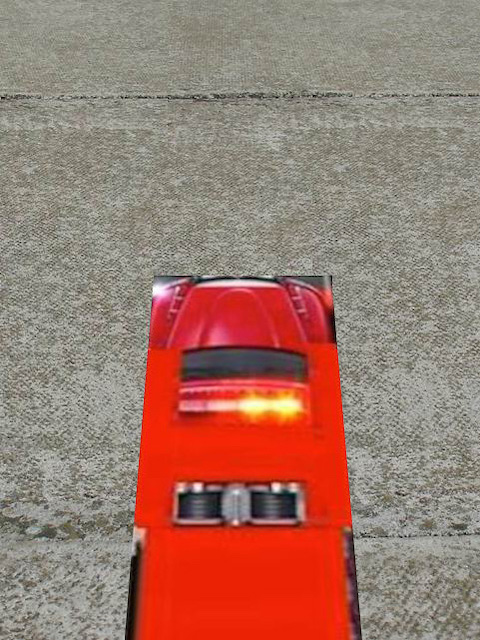
%> input picture fire01.jpg, 480 x 640 px
$ octave main.m   (GNU Octave 9; MATLAB toolbox functions it lacks are replaced by stand-ins)
%> lines starting %> are read from the running program, lines starting %| are printed output that depends on the picture; in (x1, y1, x2, y2) boxes, pixels count from 0 and x2, y2 are one past the last pixel; in counts of white or black regions, pixels touching at a corner belong together; the program's own positions count from 1
%> further down, img1 is the input picture: size 640x480x3 uint8; mean R, G, B 158.4, 120.3, 108.3
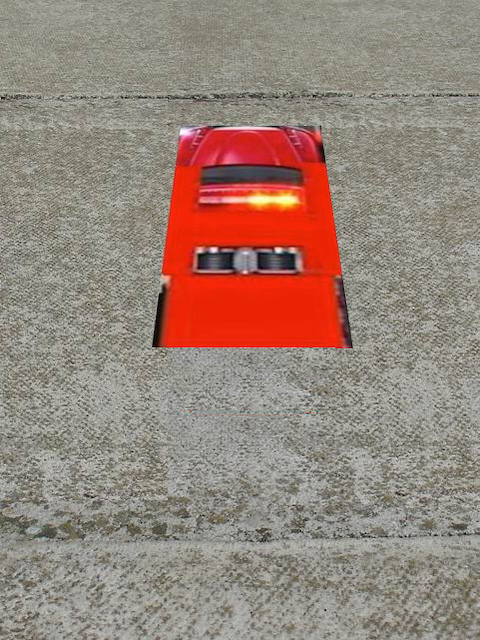
%> input picture fire02.jpg, 480 x 640 px
%> further down, img2 is the input picture: size 640x480x3 uint8; mean R, G, B 151.9, 132.1, 121.6
### my_application.m
function my_application(img1, img2)
    %
    % my_application function - Takes in 2 vehicle images and displays
    % original image & binary image with bounding box with statistics
    %
    % Inputs:
    %   img1 - First vehicle image
    %   img2 - Second vehicle image
    %
    % Outputs:
    %   Displays text and images to console in neat format

    viewAnglePerPixel = 0.042; % in degrees
    cameraHeight = 7; % in meters
    cameraOpticalAxis = 30; % in degrees
    originPoint = {240, 320}; % resolution is 480X640 pixels
    images = {img1, img2}; % The 2 images that are inputted
%> images = 2 items

    % Empty arrays
    distances = zeros(1, 2);
    widths = zeros(1, 2);
    lengths = zeros(1, 2);

    for i = 1:2
%> this loop made 2 passes; what is shown inside it comes from the first
        % Gets different and combined colour masks of the image
        [rgbMask, redMask, greenMask, blueMask] = colourMasks(images{i});

        % Draws original image
        subplot(2, length(images), i);
        imshow(images{i});
        title('Original');

        % Draws the binary image
        subplot(2, length(images), length(images) + i);
        imshow(rgbMask);
        title('Binary Image');

        % Get the position largest bounding box (the vehicle)
        stats = regionprops(rgbMask, 'BoundingBox', 'Area');
        [~, index] = max([stats.Area]);
        vehicleBoundingBox = stats(index).BoundingBox;

        % Draws the bounding box on the binary image
        rectangle('Position', vehicleBoundingBox, 'EdgeColor', 'r', 'LineWidth', 1);

        % Determines the centre point of the bounding box (the centre of the vehicle)
        vehicleCentre = {(vehicleBoundingBox(1) + vehicleBoundingBox(3) / 2), (vehicleBoundingBox(2) + vehicleBoundingBox(4) / 2)};

        % Fetches the distance (m) travelled from the camera to the Y vehicle
        % centre point - (distance  - double)
        % Distances for both images added to distances array
        distance = getDistance(vehicleCentre{2}, originPoint, viewAnglePerPixel, cameraHeight, cameraOpticalAxis);
        distances(i) = distance;

        % Fetches the width (m) of the vehicle - (vWidth - double)
        % Widths for both images added to widths array
        vWidth = getWidth(vehicleBoundingBox, distance, originPoint, viewAnglePerPixel, cameraHeight);
        widths(i) = vWidth;

        % Fetches the length (m) of the vehicle - (vLength - double)
        % Lengths for both images added to lengths array
        vLength = getLength(vehicleBoundingBox, originPoint, viewAnglePerPixel, cameraHeight, cameraOpticalAxis);
        lengths(i) = vLength;

        % Determines if the vehicle is red - (isRed - bool)
        % Determines the main RGB colour of the image - (colour - str)
        [isRed, colour] = detectColour(rgbMask, redMask, greenMask, blueMask);


    end

    % Determines vehicle speed (mph) between the 2 images over a 0.1s
    % time interval - (speed - double)
    speed = getSpeed(distances(1), distances(2), 0.1);

    % Gets highest width and length between the 2 images
    % Why? - Work with upper boundary
    hWidth = max(widths);
    hLength = max(lengths);

    % Determines if a fire engine is in the image by width length ratio
    % being 1:3 and mostly red in colour
    % (isFireEngineConditional - bool) & (isFireEngine - str)
    [isFireEngineConditional, isFireEngine] = detectFireEngine(isRed, hWidth, hLength);

    % Determines if vehicle is oversized by width of non fire engines being
    % greater than 2.5m
    % (isOversized - str)
    isOversized = detectOversized(isFireEngineConditional, hWidth);

    % Determines if vehicle is speed by speed of non fire engines being
    % greater than 30mph
    % (isSpeeding - str)
    isSpeeding = detectSpeeding(isFireEngineConditional, speed);

    logger( ...
        round(hWidth, 1), ... % width
        round(hLength, 1), ... % length
        hWidth/hWidth + ":" + round(hLength/hWidth), ... % width length ratio
        colour, ... % isRed
        round(speed), ... % speed
        isSpeeding, ... % isSpeeding
        isOversized, ... % isOversized
        isFireEngine ... % isFireEngine
    );

end

### colourMasks.m
function [rgbMask, redMask, greenMask, blueMask] = colourMasks(img)
    % colourMasks function - Gets binary masks for detecting red, green, and blue
    % pixels in an image and a combined mask for all colored pixels.
    %
    % Inputs:
    %   img       - Image in RGB format.
    %
    % Outputs:
    %   rgbMask   - Logical mask indicating all detected colored pixels.
    %   redMask   - Logical mask for red-colored pixels.
    %   greenMask - Logical mask for green-colored pixels.
    %   blueMask  - Logical mask for blue-colored pixels.

    % Extract all primary colour components in image
    redComponent = img(:,:,1);
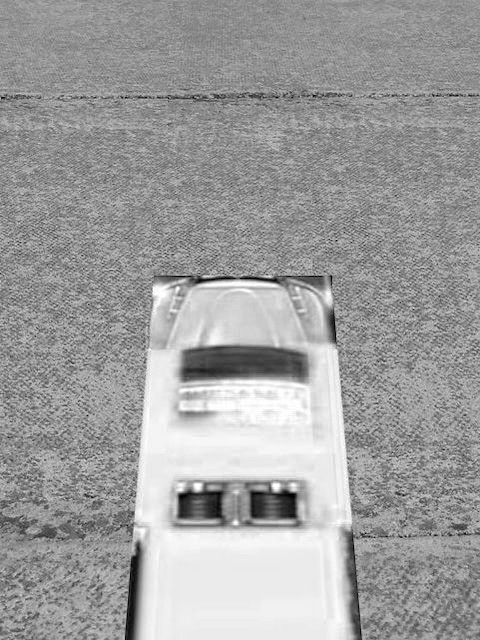
%> redComponent: size 640x480 uint8; min 0, max 255, mean 158.4
    greenComponent = img(:,:,2);
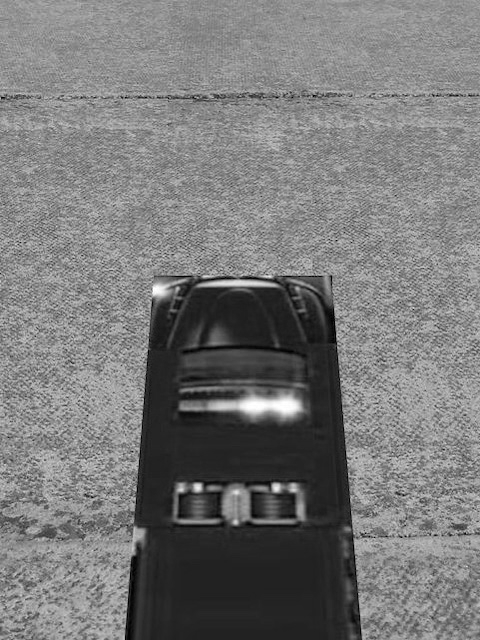
%> greenComponent: size 640x480 uint8; min 0, max 255, mean 120.3
    blueComponent = img(:,:,3);
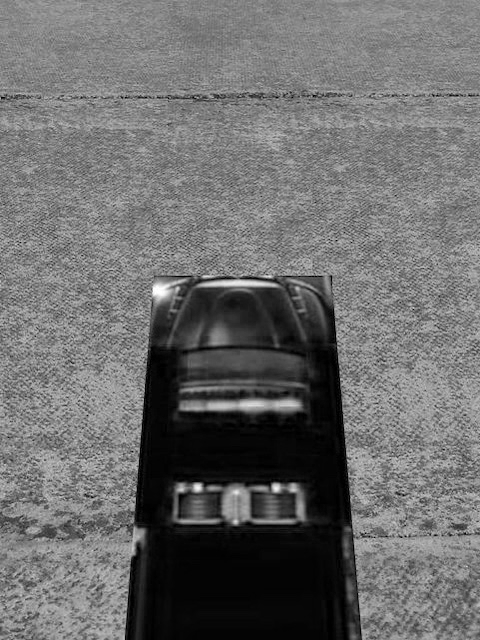
%> blueComponent: size 640x480 uint8; min 0, max 255, mean 108.3

    % Minimum difference threshold between a color and other channels in
    % order to classify it
    differenceThreshold = 25;

    % Create masks for primary coloured pixels
    % A pixel is considered a primary colour if tts intensity is greater
    % than the other colour intensities by differenceThreshold units
    redMask = ...
        (redComponent - greenComponent > differenceThreshold) & ...
        (redComponent - blueComponent > differenceThreshold);
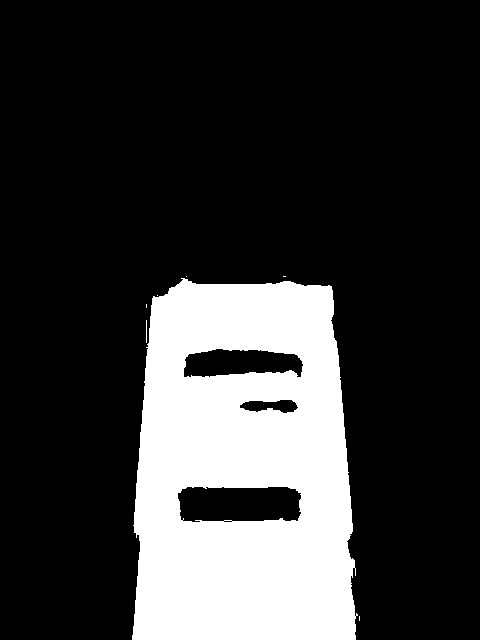
%> redMask: size 640x480 logical; 21.4% white; 7 white regions (5 under 20 px), largest, box (x1, y1, x2, y2) and area: (132, 278, 358, 640) 65781, (146, 320, 147, 343) 23

    greenMask = ...
        (greenComponent - redComponent > differenceThreshold) & ...
        (greenComponent - blueComponent > differenceThreshold);
%> greenMask: size 640x480 logical; 0% white in thin lines or dots, all inside (x1, y1, x2, y2) = (144, 338, 145, 341)

    blueMask = ...
        (blueComponent - redComponent > differenceThreshold) & ...
        (blueComponent - greenComponent > differenceThreshold);
%> blueMask: size 640x480 logical; every value is 0
%> (the rest of the program and of its run is left out)
